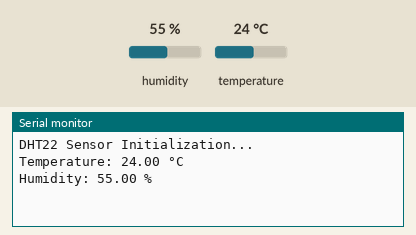
Bench run of a sketch on a simulated Arduino Uno, built with avr-gcc and run on an emulated ATmega328P. Shown: the last lines printed to the serial monitor. The inputs (shaded band) are chosen by the test bench; at power-on: humidity 55 %, temperature 24 °C.

Above: at 3.2 s.
3.3 s: humidity set to 22 %
At 5.4 s:
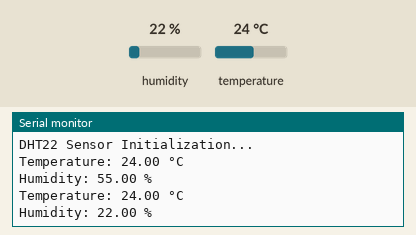
6.0 s: temperature set to 12 °C
At 7.1 s:
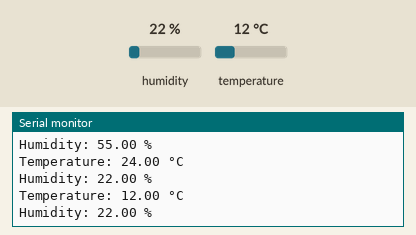
8.7 s: humidity set to 40 %
At 10.6 s:
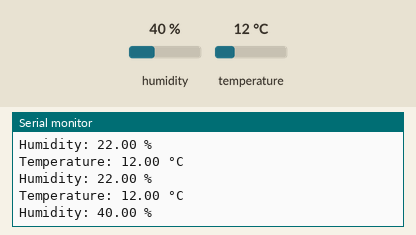
Timing chart, 0 to 12.1 s (numbered marks = the images above; inputs shaded):
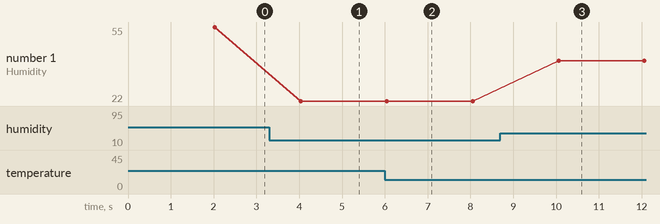

Measured:
- after the input at 3.3 s, the serial monitor: prints a new line after 0.74 s (image 1)
- after the input at 6.0 s, the serial monitor: prints a new line at once (image 2)
- after the input at 8.7 s, the serial monitor: prints a new line after 1.4 s (image 3)
- plotted number 1: 55 → 22 after the input at 3.3 s, 22 → 40 after the input at 8.7 s

The sketch:

04_dht22.ino
```cpp
#include <DHT.h>. // library : DHT sensor library by Adafruit

// Define sensor type and pin
#define DHTPIN A0       // DHT22 data pin connected to A0
#define DHTTYPE DHT22   // DHT 22 (AM2302) sensor

DHT dht(DHTPIN, DHTTYPE);

void setup() {
  Serial.begin(9600);
  dht.begin();

  Serial.println("DHT22 Sensor Initialization...");
  delay(2000); // Allow sensor to stabilize
}

void loop() {
  float temperature = dht.readTemperature(); // Read temperature in Celsius
  float humidity = dht.readHumidity();       // Read humidity in percentage

  if (isnan(temperature) || isnan(humidity)) {
    Serial.println("Sensor Error: Failed to read from DHT22 sensor.");
  } else {
    Serial.print("Temperature: ");
    Serial.print(temperature);
    Serial.println(" °C");

    Serial.print("Humidity: ");
    Serial.print(humidity);
    Serial.println(" %");
  }

  delay(2000); // Wait 2 seconds between readings
}
```
